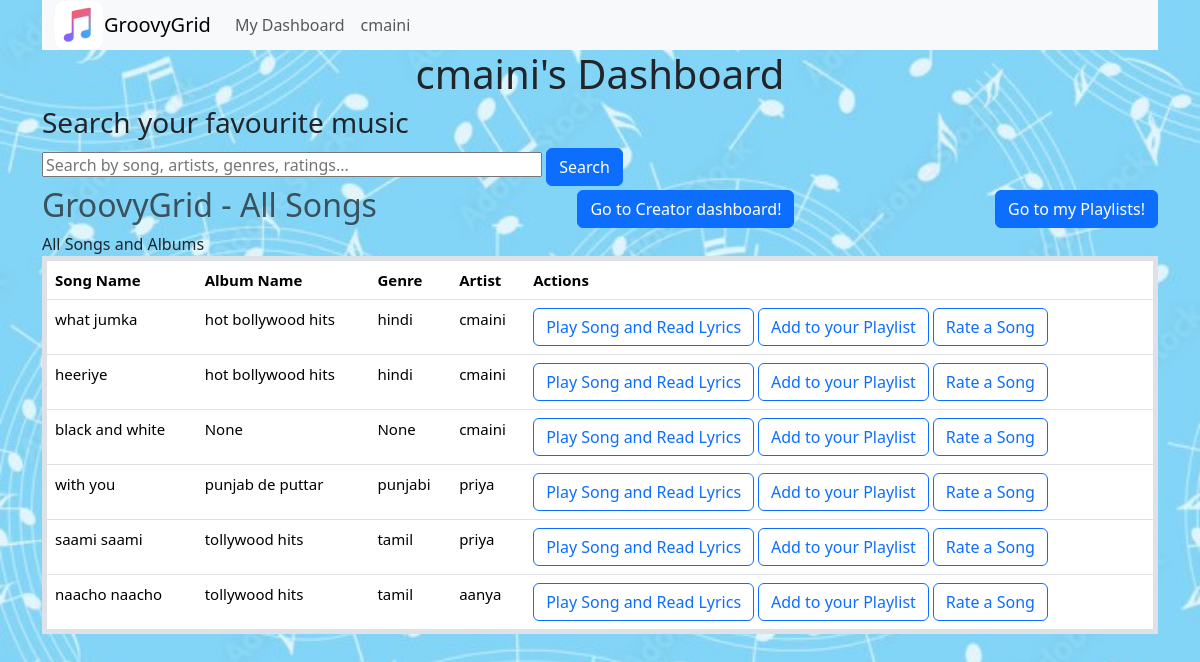
The app's page /userdashboard (signed in) with its own data.
### app.py (models this page shows, shortened)
class User(db.Model,UserMixin):
    __tablename__ = 'user'
    user_ID = db.Column(db.Integer, primary_key = True)
    username = db.Column(db.String(), unique = True, nullable = False)
    creator_ID = db.Column(db.Boolean, nullable = False, default = False)
    password = db.Column(db.String, nullable = False)
    is_admin = db.Column(db.Boolean, nullable = False, default = False)
    is_flagged = db.Column(db.Boolean, nullable = True, default = False)

class Song(db.Model):
    __tablename__ = 'song'
    song_ID = db.Column(db.Integer, primary_key = True)
    song_name = db.Column(db.String(), nullable = False)
    lyrics = db.Column(db.String(), nullable = False)
    duration = db.Column(db.Integer, nullable = False)
    is_flagged = db.Column(db.Boolean,nullable = False, default = False)
    date_created = db.Column(db.Date, nullable=True)
    user_ID = db.Column(db.Integer, db.ForeignKey('user.user_ID'))

class Album(db.Model):
    __tablename__ = 'album'
    album_ID = db.Column(db.Integer, primary_key = True)
    album_name = db.Column(db.String, nullable = False)
    genre = db.Column(db.String(), nullable = True)
    artist = db.Column(db.String(), nullable = True)
    is_flagged = db.Column(db.Boolean,nullable = False, default = False)

### app.py (the view)
@app.route('/userdashboard', methods = ['GET', 'POST'])
@login_required
def userdashboard():
    query = db.session.query(
        Song.song_ID,
        Song.song_name,
        Song.lyrics,
        Song.duration,
        Song.is_flagged,
        Song.date_created,
        Album.album_ID,
        Album.album_name,
        Album.genre,
        Album.artist,
        Song.user_ID,
        User.username
    ).join(
        Song, User.user_ID == Song.user_ID
    ).outerjoin(
        AlbumSongs,
        Song.song_ID == AlbumSongs.song_ID
    ).outerjoin(
        Album,
        AlbumSongs.album_ID == Album.album_ID
    ).all()
    return render_template('user/user_dashboard.html', songs = query)

### app.py (called while the page is built)
@login_manager.user_loader
def load_user(id):
    return User.query.get(int(id))

### templates/user/user_dashboard.html (shortened to what this page needs)
{% extends 'layout.html' %}
{% block content %}
    <h1> {{current_user.username}}'s Dashboard </h1>
    <h3> Search your favourite music </h3>
    <form action="/search" method="GET">
        <input class ="search-bar" type="text" name="query" id="query" placeholder="Search by song, artists, genres, ratings..." required>
        <button type="submit" class="btn btn-primary">Search</button>
    </form>
    <div class="heading">
        <h2 class="text-muted"> GroovyGrid - All Songs </h2>
        {% if current_user.creator_ID %}
            <a href="{{url_for('creatordashboard')}}"  class="btn btn-primary">
                Go to Creator dashboard!
            </a>
        {% else %}
            <a href="{{url_for('creator')}}"  class="btn btn-primary">
                <i class="fas fa-plus fa-xs"></i>
                Register as a Creator today!
            </a>
        {% endif %}
        <a href="{{url_for('playlist')}}"  class="btn btn-primary">
                Go to my Playlists!
            </a>
        </div>
    <table class="table">
        <thead>
            <tr>
                <th> Song Name </th>
                <th> Album Name </th>
                <th> Genre </th>
                <th> Artist </th>
                <th> Actions </th>
            </tr>
        </thead>
        <tbody>
            {% for song in songs %}
                <tr>
                    <td>{{song.song_name}}</td>
                    <td>{{song.album_name}}</td>
                    <td>{{song.genre}}</td>
                    <td>{{song.username}}</td>
                    <td>
                        <a href="{{url_for('readlyrics', id = song.song_ID)}}" class="btn btn-outline-primary">
                            Play Song and Read Lyrics
                        </a>
                        <a class="btn btn-outline-primary" href="{{url_for('addsong',id=song.song_ID)}}">
                            Add to your Playlist
                        </a>
                        <a class="btn btn-outline-primary" href="{{url_for('ratesong',id=song.song_ID)}}">
                            Rate a Song
                        </a>
                    </td>
                </tr>
            {% endfor %}
        </tbody>
    </table>
{% endblock %}

### templates/layout.html (shortened to what this page needs)
<!DOCTYPE html>
<html lang="en">
<head>
    <link href="https://cdn.jsdelivr.net/npm/bootstrap@5.3.1/dist/css/bootstrap.min.css" rel="stylesheet">
</head>
<body>
<div class="container">
        {% include 'nav.html' %}
        {% block content %}
        {% endblock %}
    </div>
</body>
</html>

### templates/nav.html (shortened to what this page needs)
<nav class="navbar navbar-expand-lg bg-body-tertiary">
    <div class="container-fluid">
      <img src="static/5.jpg" alt="logo">
      <a class="navbar-brand" href="/"> GroovyGrid</a>
      <div class="collapse navbar-collapse" id="navbarNav">
        <ul class="navbar-nav">
          {% if current_user.is_authenticated %}
            {% if current_user.is_admin %}
              <li class="nav-item">
                <a class="nav-link" href="/admindashboard"> My Dashboard </a>
              </li>
              <li class="nav-item">
                <a class="nav-link" href="/logout"> {{current_user.username}} </a>
              </li>
            {% else %}
            <li class="nav-item">
              <a class="nav-link" href="/userdashboard"> My Dashboard </a>
            </li>
            <li class="nav-item">
              <a class="nav-link" href="/logout"> {{current_user.username}} </a>
            </li>
          {% endif %}
          {% endif %}
        </ul>
      </div>
    </div>
  </nav>

### templates/layout.html (style rules this page uses)
body { background-color: lightblue; margin: 0; padding: 0; }

### templates/user/user_dashboard.html (style rules this page uses)
.search-bar { width: 500px; height: 25px; font-size: 16px }
.heading { display: flex; justify-content: space-between; align-items: center; }
h1, h2 { text-align: center; }
a { font-size: large; color: black; }
body { background-image: url('static/12.jpg'); background-size: cover; }
table { border: 5px solid #000; font-size: 15px; text-align: left; }

### templates/nav.html (style rules this page uses)
.navbar { width: 100%; padding: 0; margin: 0; margin-left: 0; margin-right: 0; }
img { width: 50px; height: 50px; }

### records on screen
User: username "cmaini"
Song: song_name "what jumka", album_name "hot bollywood hits", genre "hindi", username "cmaini"
Song: song_name "heeriye", album_name "hot bollywood hits", genre "hindi", username "cmaini"
Song: song_name "black and white", album_name "None", genre "None", username "cmaini"
Song: song_name "with you", album_name "punjab de puttar", genre "punjabi", username "priya"
Song: song_name "saami saami", album_name "tollywood hits", genre "tamil", username "priya"
Song: song_name "naacho naacho", album_name "tollywood hits", genre "tamil", username "aanya"
